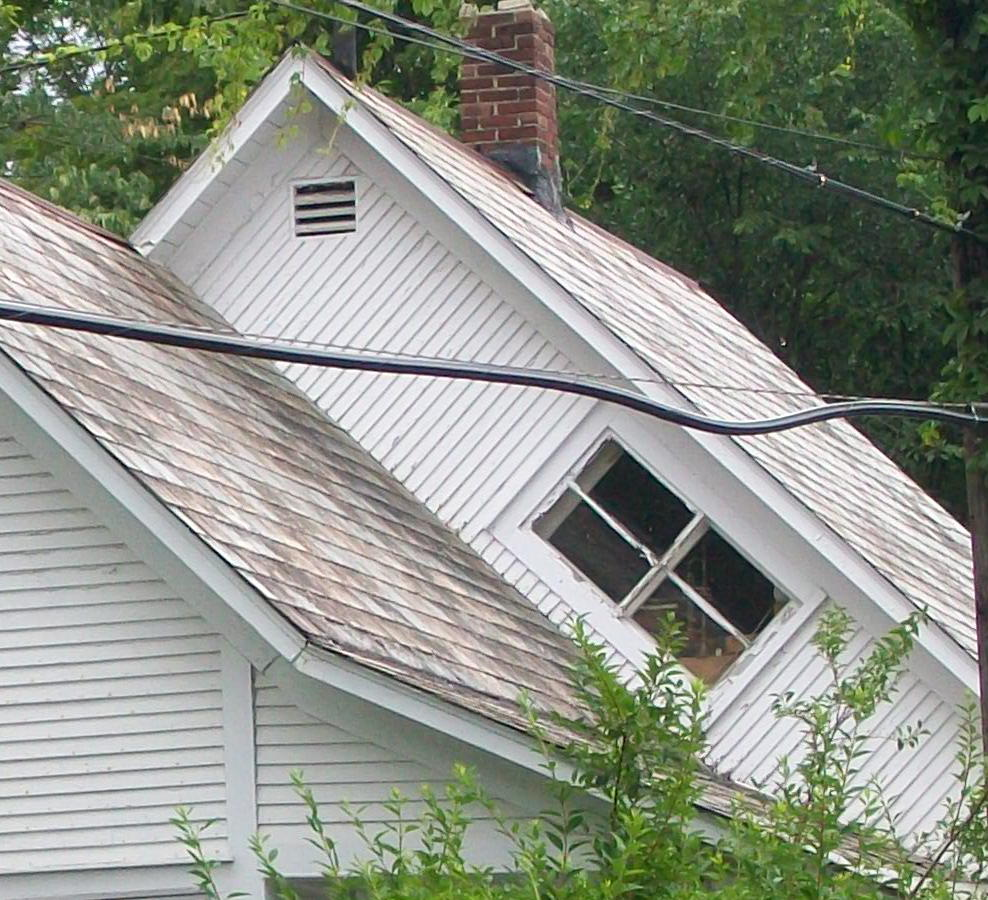
#> input picture lb4/diagonal_house.jpeg, 988 x 900 px
$ python border_detection.py ../lb4/diagonal_house.jpeg 5
#> lines starting #> are read from the running program, lines starting #| are printed output that depends on the picture
#!/usr/bin/python
from PIL import Image
import sys, time, random, math

# [11 lines left out: function escala_grises, not called in this run]

def filtro_umbral(image, umbral=128):
    pic = image.load()
    for i in range(image.size[0]):
        for j in range(image.size[1]):

            colors = list(pic[i,j])
            for h in range(len(colors)):
                if colors[h] < umbral:
                    colors[h] = 0
                else:
                    colors[h] = 255
            pic[i,j] = tuple(colors)
    return pic

# [42 lines left out: functions filtro_media, diferencia_media_grises, generar_sal_y_pimienta, not called in this run]

efecto = {
    "grayscale":escala_grises,
    "umbral":filtro_umbral,
    "media":filtro_media,
    "diferencia":diferencia_media_grises,
    "generarsl":generar_sal_y_pimienta
    }

# [6 lines left out: function aplicar_efecto, not called in this run]

indice_mascara = {
    "gaussian":[[1.0, 2.0, 1.0], [2.0, 4.0, 2.0], [1.0, 2.0, 1.0]],
    "sobelx":[[-1.0, 0.0, 1.0], [-2.0, 0.0, 2.0], [-1.0, 0.0, 1.0]],
    "sobely":[[1.0, 2.0, 1.0], [0.0, 0.0, 0.0], [-1.0, -2.0, -1.0]]
    }

def matrix_copy(matrix):
    new = list()
    for i in matrix:
        temp = list()
        for j in i:
            temp.append(j)
        new.append(temp)
    return new

def convolucion(kernel, image):
    pic = image.load()
    pic_copy = (image.copy()).load()
    for i in range(image.size[0]):
        for j in range(image.size[1]):

            sumatory = [0.0, 0.0, 0.0] # RGB
            kernel_len = len(kernel[0])
            kernel_pos = 0

            for h in range(i-1, i+2):
                for l in range(j-1, j+2):
                    if h >= 0 and l >= 0 and h < image.size[0] and l < image.size[1]:
                        pixel = pic_copy[h, l]
                        sumatory[0] += pixel[0]*kernel[int(kernel_pos/3)][kernel_pos%3]
                        sumatory[1] += pixel[1]*kernel[int(kernel_pos/3)][kernel_pos%3]
                        sumatory[2] += pixel[2]*kernel[int(kernel_pos/3)][kernel_pos%3]
                        kernel_pos += 1

            pic[i, j] = (int(sumatory[0]), int(sumatory[1]), int(sumatory[2]))

def multiplicar_mascara(kernel, const):
    for i in range(len(kernel)):
        for j in range(len(kernel[0])):
            kernel[i][j] *= const
    return kernel

def aplicar_mascara(nImagen, mascara=[], const=[], nOutput="output.jpg", image=None, cmd=""):
#> called with nImagen = '../lb4/diagonal_house.jpeg', nOutput = 'output.jpg', cmd = 'i'
    if image == None:
        image = Image.open(nImagen)
#> image is the input picture: PIL image 988x900 RGB; mean R, G, B 140.6, 145.7, 134.3
    for i in range(len(mascara)):
        kernel = matrix_copy(indice_mascara[mascara[i]])
        kernel = multiplicar_mascara(kernel, const[i])
        convolucion(kernel, image)

    if cmd == "i":
        return image
    else:
        image.save(nOutput)

def gradient(gradientx, gradienty):
    gx = gradientx.load()
    gy = gradienty.load()

    max_values = [0,0,0]

    for i in range(gradientx.size[0]):
        for j in range(gradientx.size[1]):
            (Rx, Gx, Bx) = gx[i,j]
            (Ry, Gy, By) = gy[i,j]

            Rx = int(math.sqrt(Rx+Ry))
            if Rx > max_values[0]:
                max_values[0] = Rx

            Gx = int(math.sqrt(Gx+Gy))
            if Gx > max_values[1]:
                max_values[1] = Gx

            Bx = int(math.sqrt(Bx+By))
            if Bx > max_values[2]:
                max_values[2] = Bx

            gx[i,j] = (Rx, Gx, Bx)
    return gradientx, max_values

def normalizar(image, max_values):
    pic = image.load()
    for i in range(image.size[0]):
        for j in range(image.size[1]):
            (R, G, B) = pic[i,j]
            R = G = B = int( ( ((float(R)/max_values[0])*255 ) + ((float(G)/max_values[1])*255) + ((float(B)/max_values[2])*255) )/3 )
            pic[i,j] = (R, G, B)

def border_detection(picture, output="output.png"):
    imagex = aplicar_mascara(picture, ["sobelx"], [1.0/1.0], cmd="i")
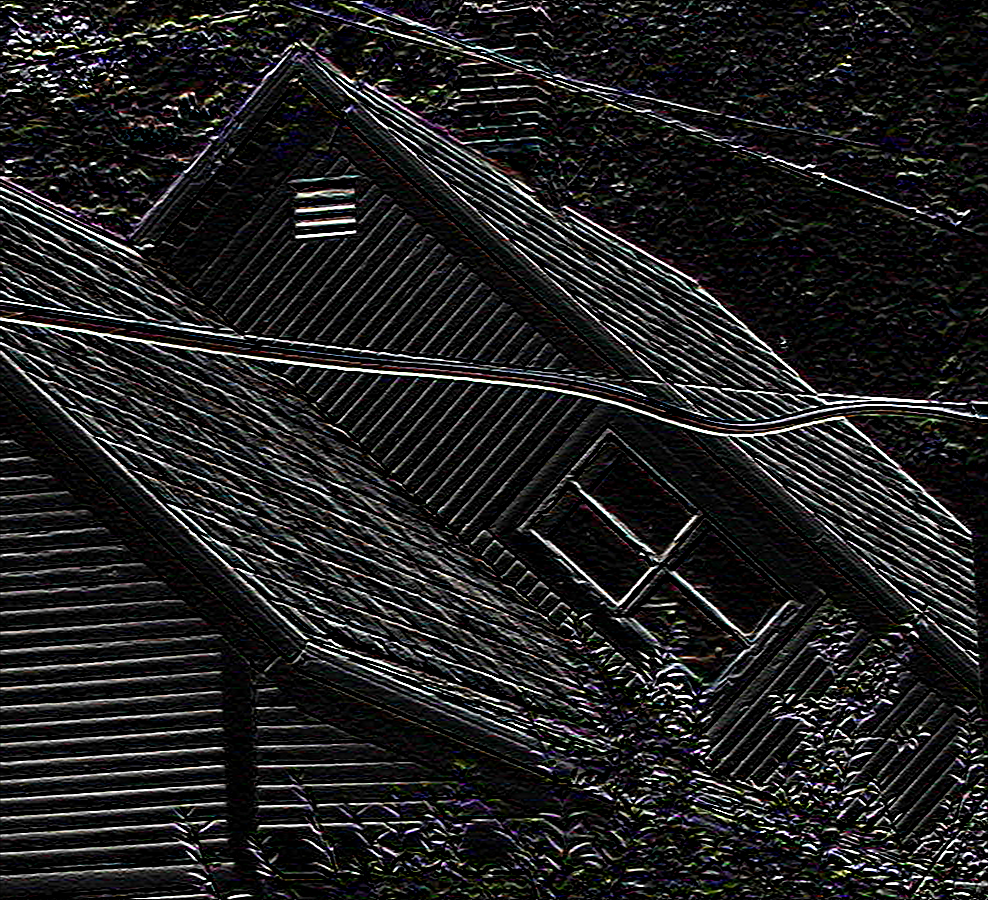
#> imagex: PIL image 988x900 RGB; mean R, G, B 32.1, 31.9, 32.1
    imagey  = aplicar_mascara(picture, ["sobely"], [1.0/1.0], cmd="i")
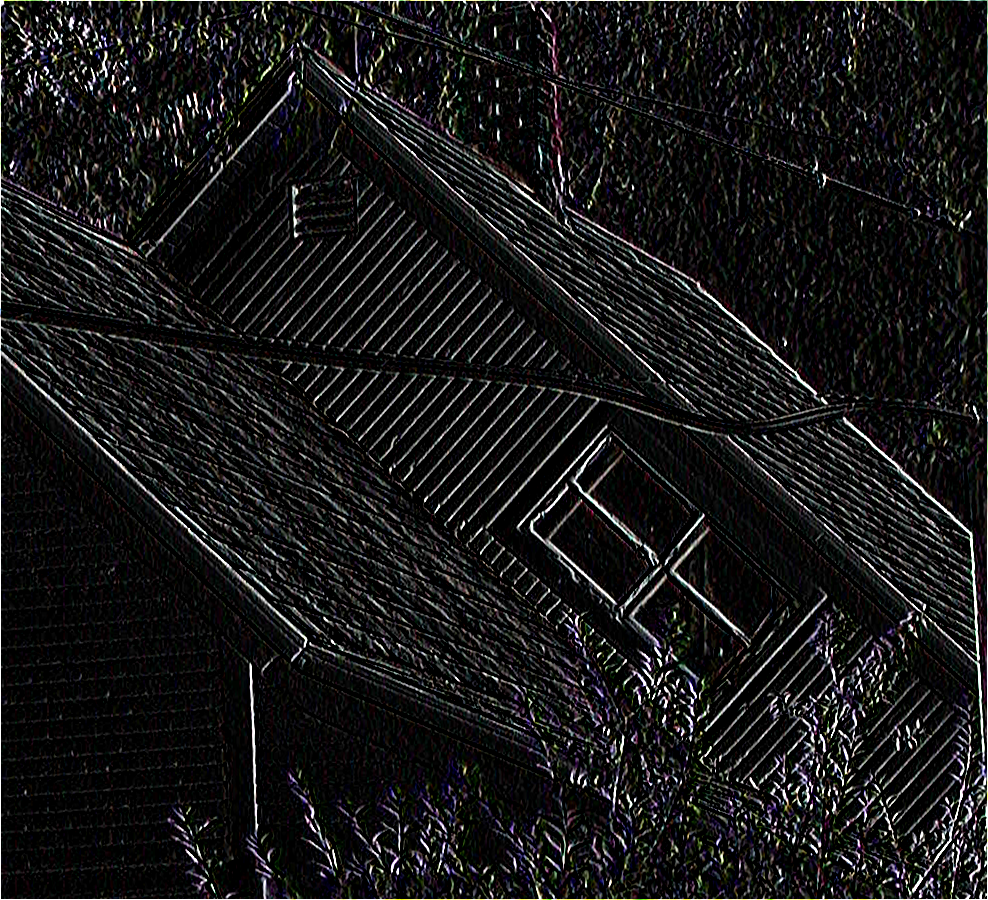
#> imagey: PIL image 988x900 RGB; mean R, G, B 23.9, 23.7, 23.8
    border, max_values = gradient(imagex, imagey)
#> after the loop in gradient, `for i in range(gradientx.size[0]):`: max_values = [22, 22, 22]
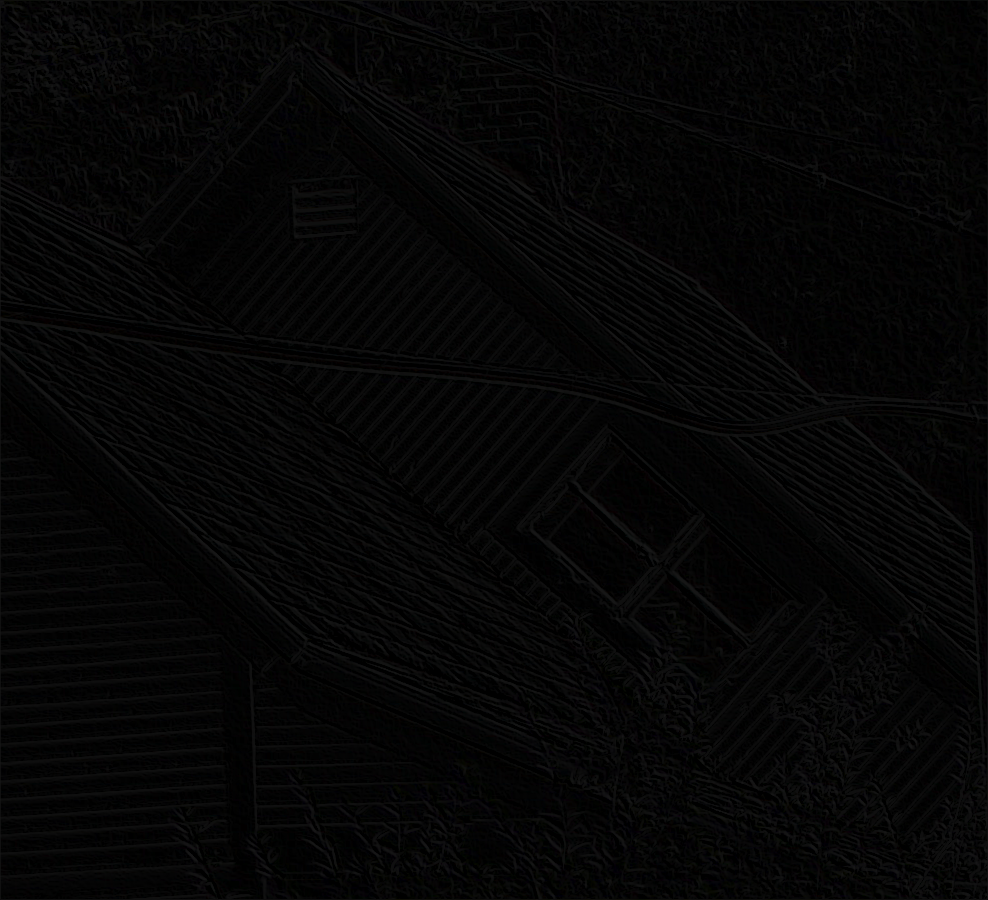
#> border: PIL image 988x900 RGB; mean R, G, B 5.2, 5.1, 5.2
#> max_values = [22, 22, 22]
    del imagey

    pseudo_promedio = normalizar(border, max_values)
    filtro_umbral(border, umbral=int(sys.argv[2]))
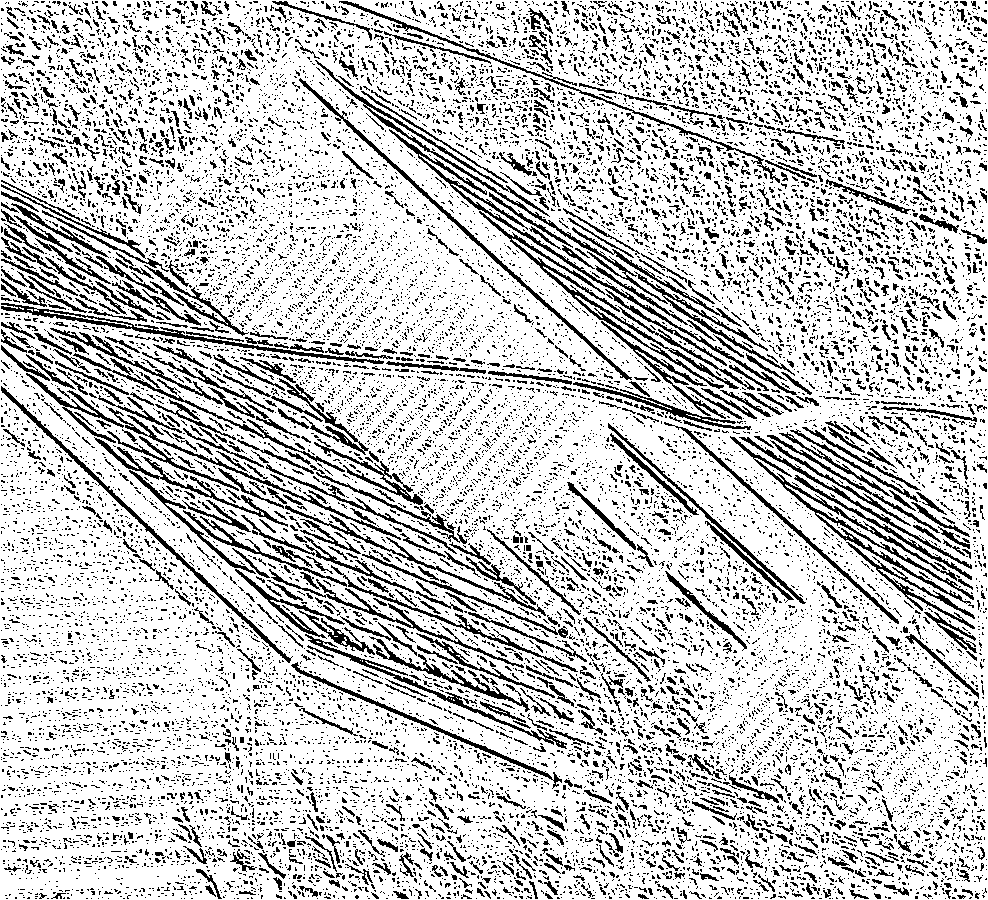
#> border: PIL image 988x900 RGB; 78.4% white; black in thin lines or dots

    border.save(output)

def main():
    border_detection(sys.argv[1])
    #aplicar_efecto(sys.argv[1], "output.jpg", ["generarsl", "media"])

main()
